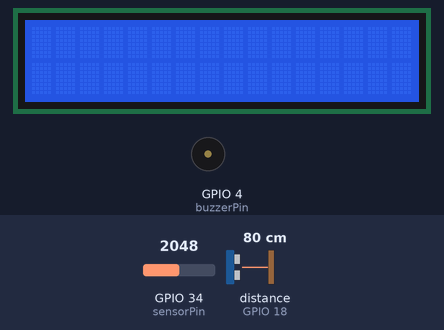
The sketch below on a simulated ESP32. On the bench: 16×2 character LCD, buzzer (waves = sounding, pin HIGH). Wiring (inferred from the names in the program): ultrasonic range finder: trigger GPIO 5; echo GPIO 18. Inputs (shaded band) come from the test bench; at power-on: GPIO 34 (sensorPin) = 2048, distance to the obstacle (sensor on GPIO 18) 80 cm. The echo pulse lasts 58.3 µs per cm; nothing arrives over Bluetooth unless stated; a phone connects over Bluetooth LE 3 s after start; pins used as bus, display or sensor lines are not drawn; what the sketch prints to the serial monitor is not drawn.

Above: at 1.2 s.
1.3 s: GPIO 34 (sensorPin) set to 2614
2.8 s: GPIO 34 (sensorPin) set to 2689
At 3.8 s:
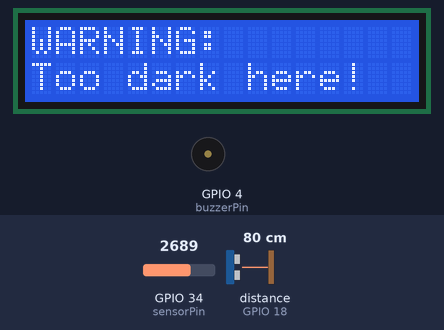
4.5 s: GPIO 34 (sensorPin) set to 2047
At 5.1 s:
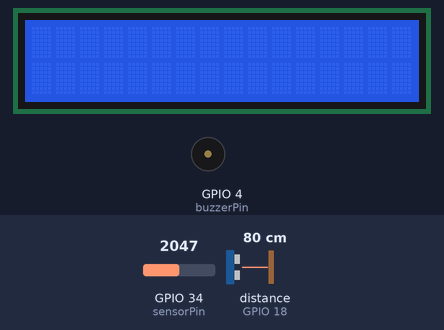
6.0 s: GPIO 34 (sensorPin) set to 2866
At 6.19 s:
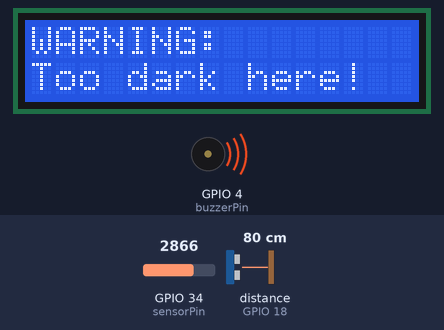
Timing chart, 0 to 8.8 s (numbered marks = the images above; inputs shaded):
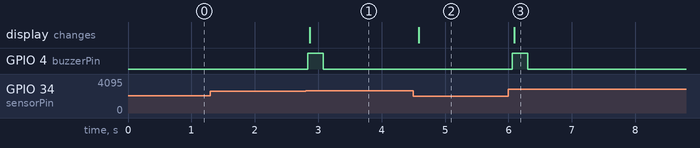

Measured:
- the behaviour switches between 2642 and 2643 on GPIO 34 (sensorPin) (found by bisection; images 0 and 1)
- after the input at 1.3 s, every drawn part: stays the same
- after the input at 2.8 s, GPIO 4 (buzzerPin): LOW → HIGH at once, → LOW 0.24 s later; the display: changes after 0.07 s (image 1)
- after the input at 4.5 s, the display: changes after 0.09 s (image 2)
- after the input at 6.0 s, GPIO 4 (buzzerPin): LOW → HIGH after 0.06 s, → LOW 0.24 s later; the display: changes after 0.09 s (image 3)

The sketch:

buzzer_update_code.ino
```cpp
#include <Wire.h>
#include <LiquidCrystal_I2C.h>
#include <BLEDevice.h>
#include <BLEServer.h>
#include <BLEUtils.h>
#include <BLE2902.h>

#define SERVICE_UUID        "4fafc201-1fb5-459e-8fcc-c5c9c331914b"
#define CHARACTERISTIC_UUID "beb5483e-36e1-4688-b7f5-ea07361b26a8"

BLEServer* pServer = NULL;
BLECharacteristic* pCharacteristic = NULL;
BLEDescriptor *pDescr;
BLE2902 *pBLE2902;

bool deviceConnected = false;
bool oldDeviceConnected = false;
uint32_t value = 0;

const int trigPin = 5;
const int echoPin = 18;
const int sensorPin = 34;
const int buzzerPin = 4;

unsigned long inRangeStart = 0;
LiquidCrystal_I2C lcd(0x27, 16, 2);
unsigned long lastBleSend = 0;
const unsigned long bleSendInterval = 500; // ms — don't flood the radio

String currentLine0 = "";
String currentLine1 = "";

unsigned long buzzerTimer = 0;
bool isBuzzing = false;

void beep() {
  digitalWrite(buzzerPin, HIGH);
  buzzerTimer = millis();
  isBuzzing = true;
}

//update function to easily clear/update lines
void updateLCD(int line, String text) {
  // 1. Check if it's an actual warning before we add spaces to it
  bool isActualWarning = false;
  if (text != "") isActualWarning = true;

  // 2. Pad the text FIRST (The Fix!)
  while (text.length() < 16) {
    text += " ";
  }

  // 3. NOW check if this 16-character string is different from memory
  bool isDifferent = false;
  if (line == 0 && text != currentLine0) isDifferent = true;
  if (line == 1 && text != currentLine1) isDifferent = true;


  // 4. Trigger the beep only if it changed AND it is a real warning
  if (isDifferent && isActualWarning) {
    beep();
  }

  // 5. Update the physical screen and the memory
  if (line == 0 && isDifferent) {
    lcd.setCursor(0, 0);
    lcd.print(text);
    currentLine0 = text;
  } else if (line == 1 && isDifferent) {
    lcd.setCursor(0, 1);
    lcd.print(text);
    currentLine1 = text;
  }
}

//Bluetooth callbacks
class MyServerCallbacks: public BLEServerCallbacks {
    void onConnect(BLEServer* pServer) {
      deviceConnected = true;
    };

    void onDisconnect(BLEServer* pServer) {
      deviceConnected = false;
    }
};

void setup() {
  Serial.begin(115200);
  pinMode(trigPin, OUTPUT);
  pinMode(echoPin, INPUT);
  pinMode(buzzerPin, OUTPUT);

  lcd.init();
  lcd.backlight();

  //Bluetooth Setup
// Create the BLE Device
  BLEDevice::init("Deskure");

  // Create the BLE Server
  pServer = BLEDevice::createServer();
  pServer->setCallbacks(new MyServerCallbacks());

  // Create the BLE Service
  BLEService *pService = pServer->createService(SERVICE_UUID);

  // Create a BLE Characteristic
  pCharacteristic = pService->createCharacteristic(
                      CHARACTERISTIC_UUID,
                      BLECharacteristic::PROPERTY_NOTIFY
                    );

  // Create a BLE Descriptor

  pDescr = new BLEDescriptor((uint16_t)0x2901);
  pDescr->setValue("A very interesting variable");
  pCharacteristic->addDescriptor(pDescr);

  pBLE2902 = new BLE2902();
  pBLE2902->setNotifications(true);
  pCharacteristic->addDescriptor(pBLE2902);

  // Start the service
  pService->start();

  // Start advertising
  BLEAdvertising *pAdvertising = BLEDevice::getAdvertising();
  pAdvertising->addServiceUUID(SERVICE_UUID);
  pAdvertising->setScanResponse(true);
  BLEAdvertisementData scanResponseData;
  scanResponseData.setName("Deskure");
  pAdvertising->setScanResponseData(scanResponseData);
  pAdvertising->setMinPreferred(0x0);  // set value to 0x00 to not advertise this parameter
  BLEDevice::startAdvertising();
  Serial.println("Waiting a client connection to notify...");
}

void loop() {
  //read
  int resistance = analogRead(sensorPin);

  float lightValue = pow(280000.0 / resistance, 1.389);

  //firing ultrasonic sensor
  digitalWrite(trigPin, LOW);
  delayMicroseconds(2);
  digitalWrite(trigPin, HIGH);
  delayMicroseconds(10);
  digitalWrite(trigPin, LOW);
  long duration = pulseIn(echoPin, HIGH);
  float distanceCm = duration * 0.0343 / 2;

  if (deviceConnected && (millis() - lastBleSend >= bleSendInterval)) {
  String bleData = "{\"d\":" + String(distanceCm, 1) + ",\"l\":" + String(lightValue) + "}";
  pCharacteristic->setValue(bleData.c_str());
  pCharacteristic->notify();
  lastBleSend = millis();
  }
//string variables as placeholders
  String distMsg = "";
  String lightMsg = "";

//photoresistor threshold
  if (lightValue < 650) {
    lightMsg = "Too dark here!";
  }

//ultrasonic sensor threshold using old calibration logic
  unsigned long currentTime = millis();

  if (distanceCm > 0 && distanceCm < 15) {
    if (inRangeStart == 0) inRangeStart = currentTime;
    if (currentTime - inRangeStart >= 10000) {
        distMsg = "Way too close!";
    }
  } else if (distanceCm < 30) {
    if (inRangeStart == 0) inRangeStart = currentTime;
    if (currentTime - inRangeStart >= 20000) {
        distMsg = "Too close!";
    }
  } else {
    inRangeStart = 0;
  }
//filling in the lcd with messages based on satisfied thresholds
  if (distMsg != "" && lightMsg != "") {
    updateLCD(0, distMsg);
    updateLCD(1, lightMsg);

  } else if (distMsg != "") {
    updateLCD(0, "WARNING:");
    updateLCD(1, distMsg);

  } else if (lightMsg != "") {
    updateLCD(0, "WARNING:");
    updateLCD(1, lightMsg);

  } else {
    updateLCD(0, "");
    updateLCD(1, "");
  }

if (isBuzzing && (millis() - buzzerTimer >= 200)) {
    digitalWrite(buzzerPin, LOW);
    isBuzzing = false;
  }
  delay(100);
}
```
